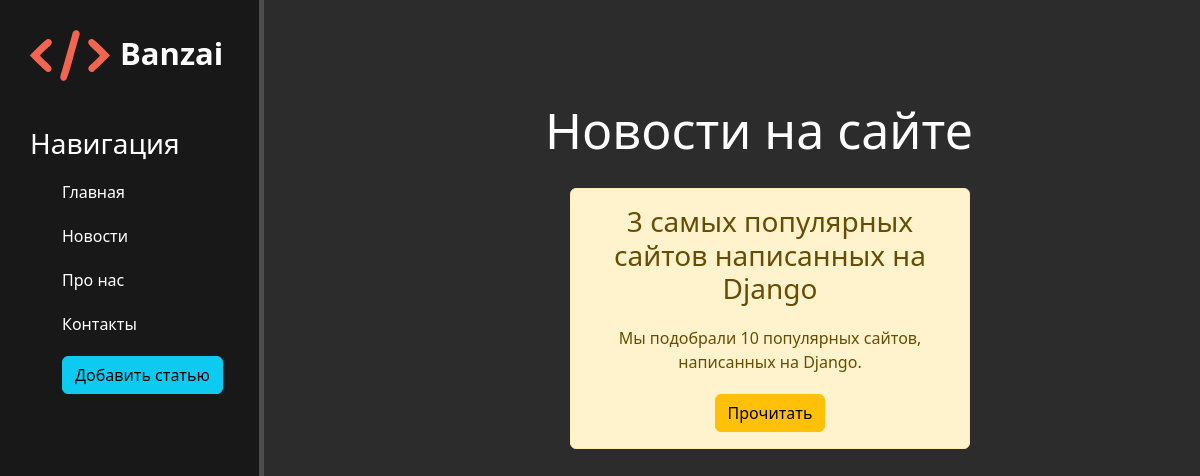
Page /news/ on the committed database.
### news/models.py (models this page shows, shortened)
class Article(models.Model):
    title = models.CharField('Название', max_length=50)
    anons = models.CharField('Анонс', max_length=100)
    full_text = models.TextField('Полный текст')
    date = models.DateTimeField('Дата публикации')
    class Meta:
        verbose_name = 'Статья'
        verbose_name_plural = 'Статьи'

### news/views.py (the view)
# urls.py: path('', news_home, name = 'news_home'),
def news_home(request):
    data = {'news': Article.objects.all()}
    return render(request, 'news/news_home.html', data)

### news/templates/news/news_home.html (shortened to what this page needs)
{% extends 'main/layout.html' %}
{% block content %}
<div class="features">
    <h1>Новости на сайте</h1>
    {% if news %}
        {% for el in news %}
            <div class="alert alert-warning">
                <h3>{{el.title}}</h3>
                <p>{{el.anons}}</p>
                <a href="{% url 'news_detail' el.pk %}"><button class="btn btn-warning">Прочитать</button></a>
            </div>
        {% endfor %}
    {% else %}
            <br><h3>Статей пока нет...</h3>
    {% endif%}
</div>
{% endblock %}

### main/templates/main/layout.html (shortened to what this page needs)
{% load static %}
<!DOCTYPE html>
<html lang="en">
<head>
    <link rel="stylesheet" href="https://cdn.jsdelivr.net/npm/bootstrap@5.2.0/dist/css/bootstrap.min.css">
    <link rel="stylesheet" href="{% static 'main/css/style.css' %}">
</head>
<body>
    <aside>
        <img src="{% static 'main/img/proger2.svg' %}" alt="Лого"><nobr>
        <span class="logo">Banzai</span>
        <h3>Навигация</h3>
        <ul>
            <a href="{% url 'index' %}"><li>Главная</li></a>
            <a href="{% url 'news_home' %}"><li>Новости</li></a>
            <a href="{% url 'about' %}"><li>Про нас</li></a>
            <a href="{% url 'contacts' %}"><li>Контакты</li></a>
            <a href="{% url 'create' %}"><li><button class="btn btn-info">Добавить статью</button></li></a>
        </ul>
    </aside>
    <main>
        {% block content %}контент{% endblock %}
    </main>
</body>
</html>

### main/static/main/css/style.css (style rules this page uses)
body { background: #2c2c2c; }
aside { float:left; background:#181818; width:22%; padding:2.5%; height:100vh; color: #fff; border-right: 5px solid #4d4d4d; }
aside img { width: 80px; float: left; }
aside .logo { font-size : 31px; margin-left: 10px; font-weight: bold; position: relative; }
aside h3 { margin-top: 50px; font-size: 28px; }
aside ul { list-style: none; }
aside ul li { color: #fff; display: block; margin-top: 20px; transition: all .3s ease; }
aside a { text-decoration:none; }
main .features { white-space: normal; overflow:hidden; float: left; color: #fff; margin-top: 100px; text-align: center; width: 75%; }
main .features h1 { font-size: 50px; margin-left: 90px; }
main .features p { max-width:800px; margin: 20px auto }
.alert-warning { float: left; clear: both; width: 400px; margin: 20px 34%; text-align: center; }

### rows in the picture
Article: title "3 самых популярных сайтов написанных на Django", anons "Мы подобрали 10 популярных сайтов, написанных на Django."
